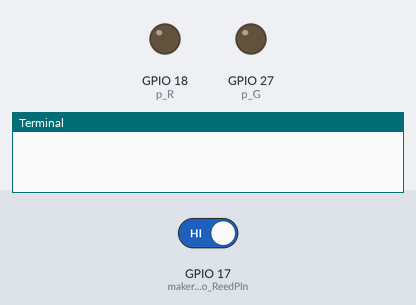
A program run on a simulated Raspberry Pi (BCM pin numbers). On the bench: output pins drawn as LEDs (lit = HIGH), the last lines printed to the terminal. The inputs (shaded band) are chosen by the test bench; at power-on: GPIO 17 (makerobo_ReedPIn) HIGH. Threads take turns every 2 ms.

Above: at 1.2 s.
1.3 s: GPIO 17 (makerobo_ReedPIn) driven LOW
At 1.7 s:
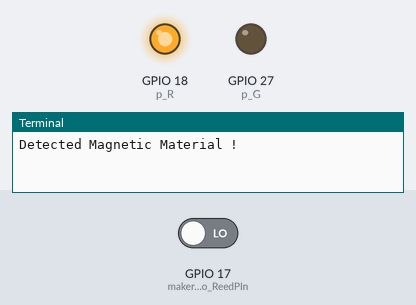
2.8 s: GPIO 17 (makerobo_ReedPIn) driven HIGH
At 4.1 s:
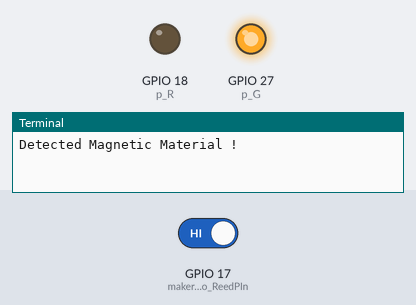
Timing chart, 0 to 5.8 s (numbered marks = the images above; inputs shaded):
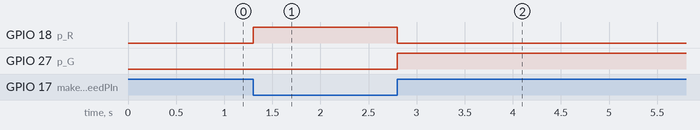

Measured:
- after the input at 1.3 s, GPIO 18 (p_R): LOW → HIGH at once
- after the input at 2.8 s, GPIO 18 (p_R): HIGH → LOW at once; GPIO 27 (p_G): LOW → HIGH at once

The program:

RaspPi_Lesson10-MagnetSensor.py
```python
from gpiozero import Button
from gpiozero import LED
from time import sleep
from signal import pause
import threading

def exit_script():
    makerobo_destroy()
    exit(0)

makerobo_ReedPIn = Button(17)
p_R = LED(18)
p_G = LED(27)

def pressed():
    print('Detected Magnetic Material ! ')
    p_R.on()
    p_G.off()

def released():
    p_R.off()
    p_G.on()

makerobo_ReedPIn.when_pressed = pressed
makerobo_ReedPIn.when_released = released

def makerobo_loop():
    pause()

def makerobo_destroy():
    p_R.close()
    p_G.close()

exit_timer = threading.Timer(60, exit_script)
exit_timer.start()

if __name__ == '__main__':
    makerobo_loop()
    try:
        makerobo_loop()
    except KeyboardInterrupt:
        pass
    finally:
        makerobo_destroy()
```
